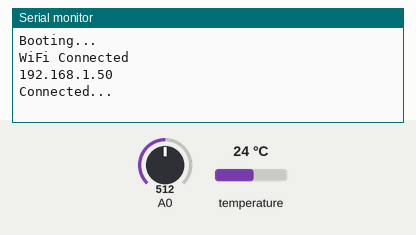
Recording of a sketch running on a simulated ESP8266 (NodeMCU). On the bench: the last lines printed to the serial monitor. The inputs (shaded band) are chosen by the test bench; at power-on: temperature 24 °C, A0 = 512. WiFi joins after 1.5 s; servers stay silent unless stated.

Above: at 3.2 s.
3.3 s: temperature set to 12 °C
At 4.6 s:
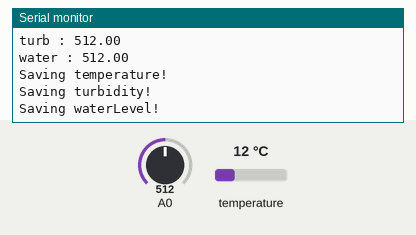
5.2 s: A0 set to 716
At 6.28 s:
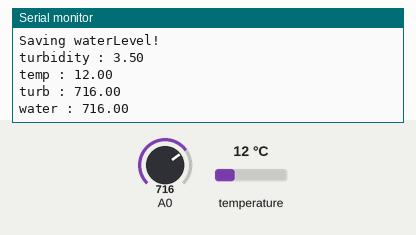
7.1 s: temperature set to 19 °C
At 8.0 s:
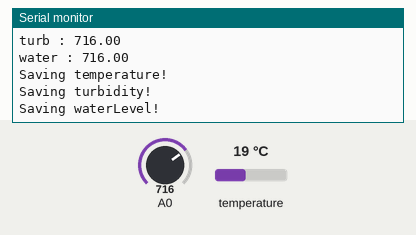
9.0 s: A0 set to 900
At 9.29 s:
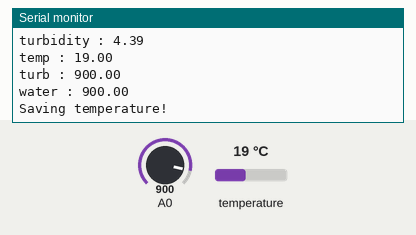
Timing chart, 0 to 11.9 s (numbered marks = the images above; inputs shaded):
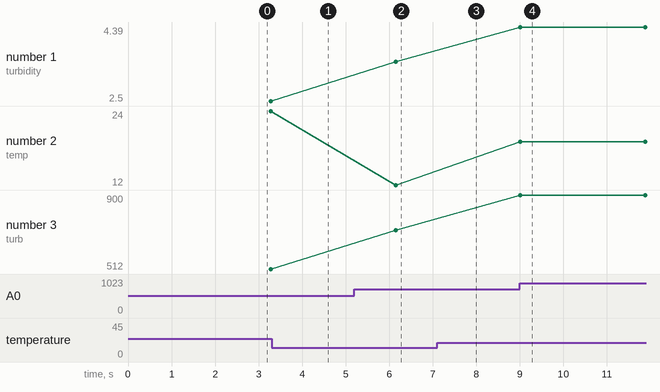

Measured:
- after the input at 5.2 s, the serial monitor: prints a new line after 0.95 s (image 2)
- after the input at 9.0 s, the serial monitor: prints a new line at once (image 4)
- plotted number 1: 2.5 → 3.5 after the input at 5.2 s, 3.5 → 4.39 after the input at 9.0 s
- plotted number 3: 512 → 716 after the input at 5.2 s, 716 → 900 after the input at 9.0 s

The sketch:

firebase_value.ino
```cpp
#include <ESP8266WiFi.h>
#include <Firebase_ESP_Client.h>
#include <addons/RTDBHelper.h>
#include <Esp.h>

#include <OneWire.h>
#include <DallasTemperature.h>

#define ONE_WIRE_BUS D2  // 온도 센서는 D4에 꽂을 것 (왜지?)

OneWire ourWire(ONE_WIRE_BUS);
DallasTemperature sensors(&ourWire);

#define FIREBASE_HOST "dodamdodam-d52ba-default-rtdb.firebaseio.com" // http달린거 빼고 적어야 됩니다.
#define FIREBASE_AUTH "KJAXKMCKA8AFjwp5STWEPczSzzSXSK6ejCtUHcqI" // 데이터베이스 비밀번호
#define WIFI_SSID "CS" // 연결 가능한 wifi의 ssid
#define WIFI_PASSWORD "12345678" // wifi 비밀번호

FirebaseData firebaseData;
FirebaseJson json;
FirebaseData fbdo;  // Firebase 데이터 객체
FirebaseAuth auth;  // Firebase 인증용 객체
FirebaseConfig config;  // Firebase 설정용 객체

void printResult(FirebaseData &data);

int i = 0;

int pin = D7;

void setup() {
  Serial.begin(115200);
  sensors.begin();
  pinMode(pin, INPUT);

  Serial.println("Booting...");

  WiFi.mode(WIFI_STA);
  WiFi.begin(WIFI_SSID, WIFI_PASSWORD);
  WiFi.setHostname("TestESP8266");

  while(WiFi.status() != WL_CONNECTED){
    delay(500);
    Serial.print("");
  }

  Serial.println("WiFi Connected");
  Serial.println(WiFi.localIP());

  config.database_url = FIREBASE_HOST;                   // RTDB의 URL 적용
  config.signer.tokens.legacy_token = FIREBASE_AUTH;  // RTDB의 비밀번호 적용
  Firebase.begin(&config, &auth);
  Firebase.reconnectWiFi(true);

  String path = "/Test";

  Serial.println("Connected...");
  delay(500);
}

void loop() {
  i++;
  delay(500);

  sensors.requestTemperatures();
  float temperature = sensors.getTempCByIndex(0);  // 온도 값
  float turbidity = analogRead(pin);  // 탁도 값
  float waterLevel = analogRead(A0);  // 수위 값

  Serial.print("turbidity : "); Serial.println(turbidity * (5.0 / 1024.0));
  Serial.print("temp : "); Serial.println(temperature);
  Serial.print("turb : "); Serial.println(turbidity);
  Serial.print("water : "); Serial.println(waterLevel);

  if(Firebase.RTDB.setInt(&fbdo, "/sensor/temperature", temperature) == true){
    Serial.println("Saving temperature!");
  } else{
    Serial.println("Saving temperature Failed...");
    Serial.println(fbdo.errorReason().c_str());
  }

  if(Firebase.RTDB.setInt(&fbdo, "/sensor/turbidity", turbidity) == true){
    Serial.println("Saving turbidity!");
  } else{
    Serial.println("Saving turbidity Failed...");
    Serial.println(fbdo.errorReason().c_str());
  }

  if(Firebase.RTDB.setInt(&fbdo, "/sensor/waterLevel", waterLevel) == true){
    Serial.println("Saving waterLevel!");
  } else{
    Serial.println("Saving waterLevel Failed...");
    Serial.println(fbdo.errorReason().c_str());
  }


  if(Firebase.RTDB.setInt(&fbdo, "/test", i) == true){

  } else{
    Serial.println("Failed...");
    Serial.println(fbdo.errorReason().c_str());
  }

  delay(1000);
}
```
